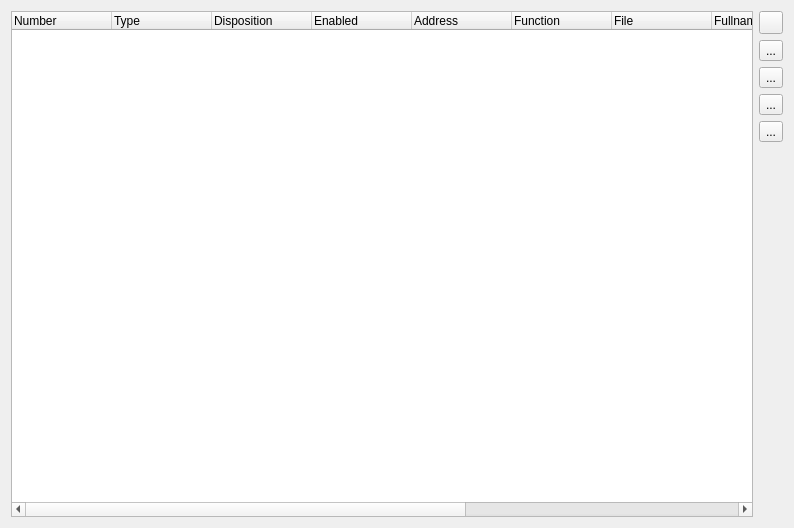
<?xml version="1.0" encoding="UTF-8"?>
<ui version="4.0">
 <class>SeerBreakpointsBrowserWidgetForm</class>
 <widget class="QWidget" name="SeerBreakpointsBrowserWidgetForm">
  <property name="geometry">
   <rect>
    <x>0</x>
    <y>0</y>
    <width>794</width>
    <height>528</height>
   </rect>
  </property>
  <property name="windowTitle">
   <string>Form</string>
  </property>
  <layout class="QGridLayout" name="gridLayout">
   <item row="0" column="0">
    <widget class="QTreeWidget" name="breakpointsTreeWidget">
     <property name="columnCount">
      <number>12</number>
     </property>
     <column>
      <property name="text">
       <string>Number</string>
      </property>
     </column>
     <column>
      <property name="text">
       <string>Type</string>
      </property>
     </column>
     <column>
      <property name="text">
       <string>Disposition</string>
      </property>
     </column>
     <column>
      <property name="text">
       <string>Enabled</string>
      </property>
     </column>
     <column>
      <property name="text">
       <string>Address</string>
      </property>
     </column>
     <column>
      <property name="text">
       <string>Function</string>
      </property>
     </column>
     <column>
      <property name="text">
       <string>File</string>
      </property>
     </column>
     <column>
      <property name="text">
       <string>Fullname</string>
      </property>
     </column>
     <column>
      <property name="text">
       <string>Line</string>
      </property>
     </column>
     <column>
      <property name="text">
       <string>Thread Groups</string>
      </property>
     </column>
     <column>
      <property name="text">
       <string>Times</string>
      </property>
     </column>
     <column>
      <property name="text">
       <string>Original Location</string>
      </property>
     </column>
    </widget>
   </item>
   <item row="0" column="1">
    <layout class="QVBoxLayout" name="verticalLayout">
     <item>
      <widget class="QToolButton" name="refreshBreakpointsToolButton">
       <property name="toolTip">
        <string>Refresh the list of breakpoints.</string>
       </property>
       <property name="text">
        <string/>
       </property>
       <property name="icon">
        <iconset resource="../SeeDataStructureRc.qrc">
         <normaloff>:/resources/RelaxLightIcons/view-refresh.svg</normaloff>:/resources/RelaxLightIcons/view-refresh.svg</iconset>
       </property>
      </widget>
     </item>
     <item>
      <widget class="QToolButton" name="addBreakpointToolButton">
       <property name="toolTip">
        <string>Add a new breakpoint.</string>
       </property>
       <property name="text">
        <string>...</string>
       </property>
       <property name="icon">
        <iconset resource="../SeeDataStructureRc.qrc">
         <normaloff>:/resources/RelaxLightIcons/document-new.svg</normaloff>:/resources/RelaxLightIcons/document-new.svg</iconset>
       </property>
      </widget>
     </item>
     <item>
      <widget class="QToolButton" name="deleteBreakpointsToolButton">
       <property name="toolTip">
        <string>Delete selected breakpoints.</string>
       </property>
       <property name="text">
        <string>...</string>
       </property>
       <property name="icon">
        <iconset resource="../SeeDataStructureRc.qrc">
         <normaloff>:/resources/RelaxLightIcons/edit-delete.svg</normaloff>:/resources/RelaxLightIcons/edit-delete.svg</iconset>
       </property>
      </widget>
     </item>
     <item>
      <widget class="QToolButton" name="enableBreakpointsToolButton">
       <property name="toolTip">
        <string>Enable selected breakpoints.</string>
       </property>
       <property name="text">
        <string>...</string>
       </property>
       <property name="icon">
        <iconset resource="../SeeDataStructureRc.qrc">
         <normaloff>:/resources/RelaxLightIcons/list-add.svg</normaloff>:/resources/RelaxLightIcons/list-add.svg</iconset>
       </property>
      </widget>
     </item>
     <item>
      <widget class="QToolButton" name="disableBreakpointsToolButton">
       <property name="toolTip">
        <string>Disable selected breakpoints.</string>
       </property>
       <property name="text">
        <string>...</string>
       </property>
       <property name="icon">
        <iconset resource="../SeeDataStructureRc.qrc">
         <normaloff>:/resources/RelaxLightIcons/list-remove.svg</normaloff>:/resources/RelaxLightIcons/list-remove.svg</iconset>
       </property>
      </widget>
     </item>
     <item>
      <spacer name="verticalSpacer">
       <property name="orientation">
        <enum>Qt::Vertical</enum>
       </property>
       <property name="sizeHint" stdset="0">
        <size>
         <width>20</width>
         <height>40</height>
        </size>
       </property>
      </spacer>
     </item>
    </layout>
   </item>
  </layout>
 </widget>
 <resources>
  <include location="../SeeDataStructureRc.qrc"/>
 </resources>
 <connections/>
</ui>
